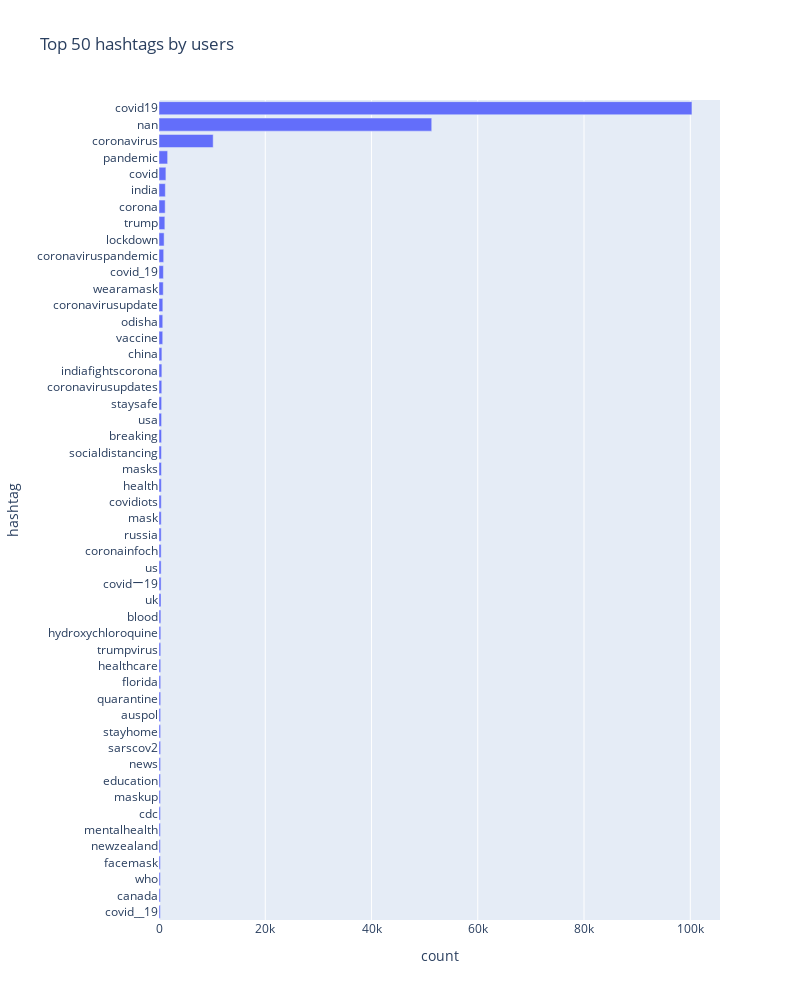

Source (notebook cell):
### Code cell
hashtag_counts = split_hashtags_data['hashtag'].value_counts().reset_index()
hashtag_counts.columns = ['hashtag', 'count']
hashtag_counts = hashtag_counts.sort_values(['count'], ascending=False)
fig = px.bar(
    hashtag_counts.head(50).sort_values(['count'], ascending=True), 
    x="count", 
    y='hashtag', 
    orientation='h', 
    title='Top 50 hashtags by users', 
    width=800, 
    height=1000
)
fig.show()

### Figure 1 — Plotly figure (JSON) as saved in the notebook; plotly's stock layout.template omitted (floating-point values rounded to 4 significant figures)
{"data": [{"alignmentgroup": "True", "hovertemplate": "count=%{x}<br>hashtag=%{y}<extra></extra>", "legendgroup": "", "marker": {"color": "#636efa"}, "name": "", "offsetgroup": "", "orientation": "h", "showlegend": false, "textposition": "auto", "type": "bar", "x": [249, 256, 256, 260, 260, 263, 276, 279, 286, 296, 302, 302, 304, 316, 317, 318, 325, 337, 351, 382, 393, 401, 405, 413, 420, 426, 441, 457, 459, 480, 483, 496, 521, 538, 544, 703, 707, 721, 800, 828, 882, 963, 1101, 1162, 1193, 1299, 1625, 10197, 51334, 100312], "xaxis": "x", "y": ["covid__19", "canada", "who", "facemask", "newzealand", "mentalhealth", "cdc", "maskup", "education", "news", "sarscov2", "stayhome", "auspol", "quarantine", "florida", "healthcare", "trumpvirus", "hydroxychloroquine", "blood", "uk", "covidー19", "us", "coronainfoch", "russia", "mask", "covidiots", "health", "masks", "socialdistancing", "breaking", "usa", "staysafe", "coronavirusupdates", "indiafightscorona", "china", "vaccine", "odisha", "coronavirusupdate", "wearamask", "covid_19", "coronaviruspandemic", "lockdown", "trump", "corona", "india", "covid", "pandemic", "coronavirus", "nan", "covid19"], "yaxis": "y"}], "layout": {"barmode": "relative", "height": 1000, "legend": {"tracegroupgap": 0}, "title": {"text": "Top 50 hashtags by users"}, "width": 800, "xaxis": {"anchor": "y", "domain": [0, 1], "title": {"text": "count"}}, "yaxis": {"anchor": "x", "domain": [0, 1], "title": {"text": "hashtag"}}}}
